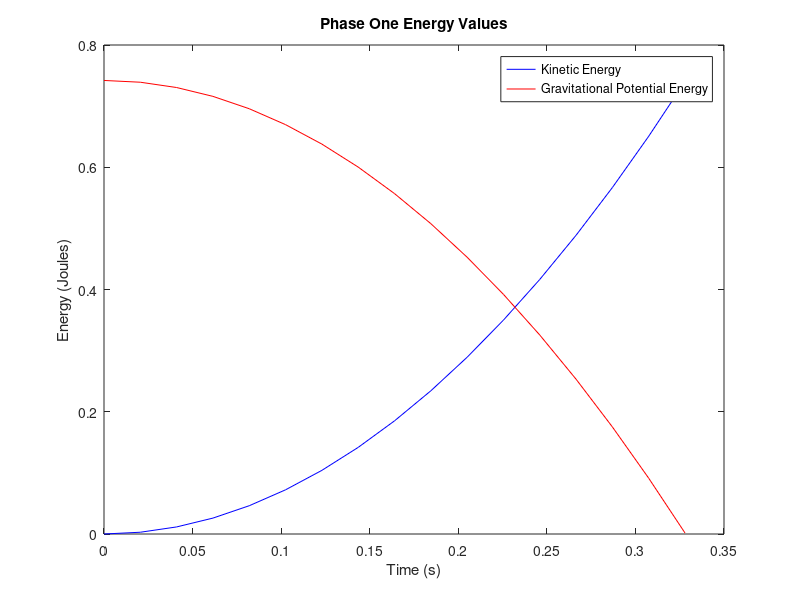
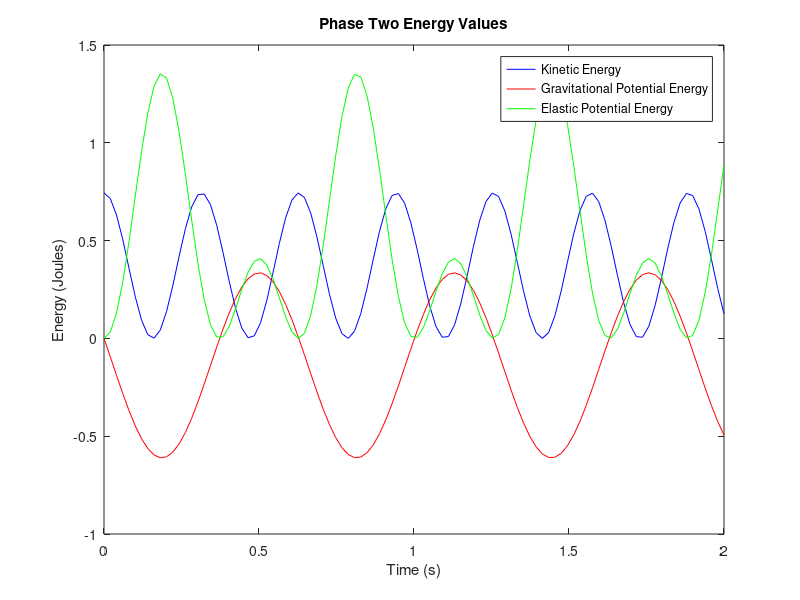

Reproduce these figures in MATLAB, in order.
clear all
close all
% Define constants
g = 3.71;      % Acceleration due to gravity (m/s^2)
m = 1;         % Mass (kg)
k = 100;       % Spring constant (N/m)
omega = sqrt(k/m);  % Angular frequency (rad/s)
x0 = 0;      % Initial position for Phase Two (m)
v0 = -1.22;        % Initial velocity for Phase Two (m/s)
h = 0.2;       % Initial position for Phase One (m)

% Define time vectors
t1 = linspace(0, 0.328, 17); % Time vector for Phase One (2 seconds)
t2 = linspace(0, 2, 100); % Time vector for Phase Two (2 seconds)

% Phase One Equations
a1 = -g * ones(size(t1));           % Constant acceleration
v1 = -g * t1;                       % Linearly increasing velocity
x1 = h-0.5 * g * t1.^2;              % Quadratic position

% Energies for Phase One
K1 = 0.5 * m * v1.^2;
Ug1 = m * g * (x1); % Negative because x1 is displacement downwards

% Phase Two Dynamics
x2 = m*g/k * (cos(omega * t2) - 1) + v0/omega * sin(omega * t2);
v2 = -m*g/omega/k * sin(omega * t2) + v0 * cos(omega * t2);
a2 = -omega^2 * (x0 * cos(omega * t2) + v0/omega * sin(omega * t2));

% Energies for Phase Two
K2 = 0.5 * m * v2.^2;
Ug2 = m * g * x2; % Positive upwards displacement
Ue2 = 0.5 * k * x2.^2;

% Plotting Energy Values for Phase One
figure;
plot(t1, K1, 'b-', t1, Ug1, 'r-');
title('Phase One Energy Values');
xlabel('Time (s)');
ylabel('Energy (Joules)');
legend('Kinetic Energy', 'Gravitational Potential Energy');
saveas(gcf, 'bouncing_mass_phaseone_energy_mars.png')
% Plotting Energy Values for Phase Two
figure;
plot(t2, K2, 'b-', t2, Ug2, 'r-', t2, Ue2, 'g-');
title('Phase Two Energy Values');
xlabel('Time (s)');
ylabel('Energy (Joules)');
legend('Kinetic Energy', 'Gravitational Potential Energy', 'Elastic Potential Energy');
saveas(gcf, 'bouncing_mass_phasetwo_energy_mars.png')
